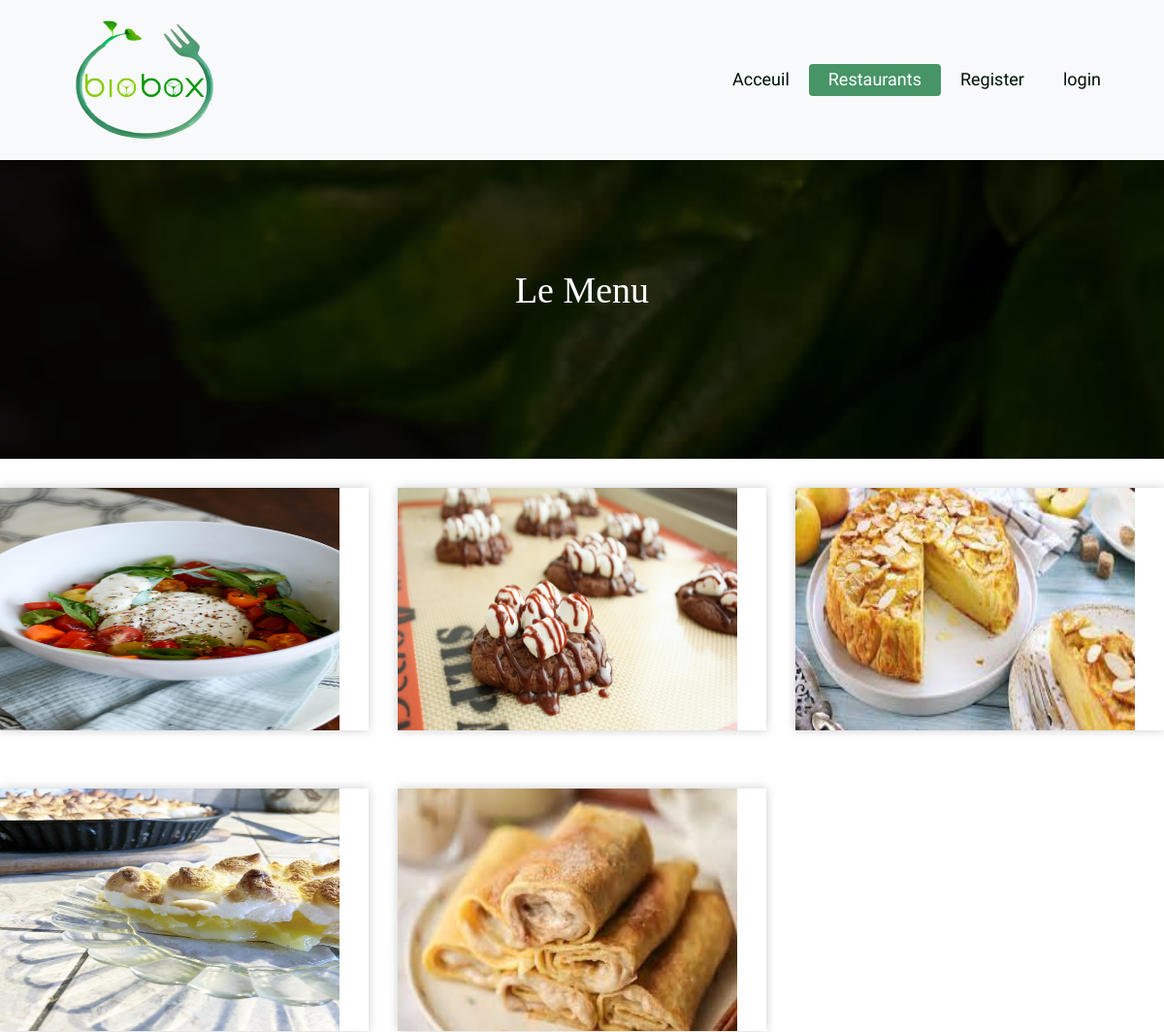
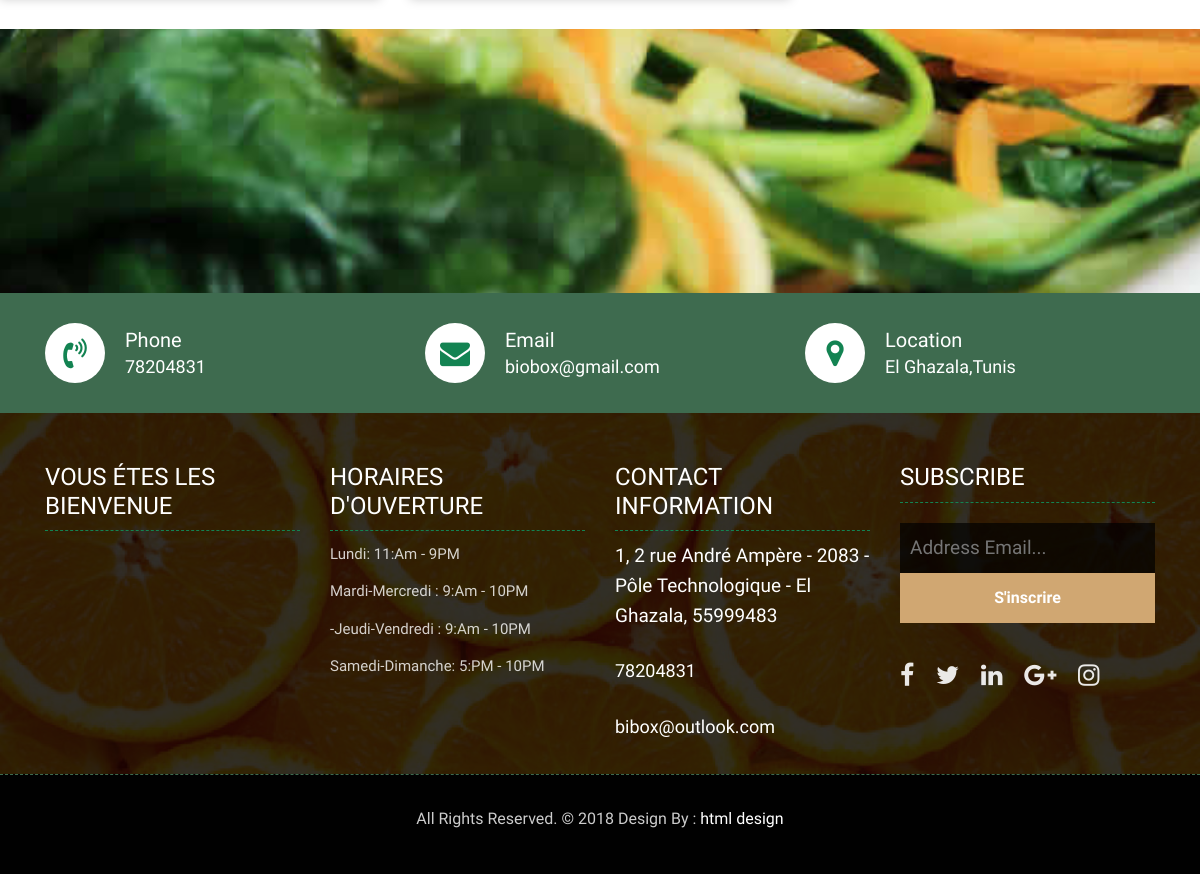
Page /biobox/Views/sucre.php on the committed database (2 pictures, top to bottom).
### tables this page shows
CREATE TABLE IF NOT EXISTS `produit` (
  `id_produit` int(11) NOT NULL AUTO_INCREMENT,
  `nom_produit` varchar(50) NOT NULL,
  `desc_produit` varchar(500) NOT NULL,
  `prix_produit` float NOT NULL,
  `img` varchar(500) NOT NULL,
  `type` varchar(20) NOT NULL,
  PRIMARY KEY (`id_produit`)
);

### biobox/Controller/ProduitP.php (called while the page is built, shortened)
<?php
class ProduitP
{
    public function listProduits()
    {
        $sql = "SELECT * FROM produit WHERE type='sucre'";
        $db = config::getConnexion();
        try {
            $liste = $db->query($sql);
            return $liste;
        } catch (Exception $e) {
            die('Error:' . $e->getMessage());
        }
    }
}

### biobox/Views/sucre.php (the view, shortened to what this page needs)
<?php
    include '../controller/produitP.php';
	$produitP = new produitP();
	$listproduit = $produitP->listproduits();
	?>
<!DOCTYPE html>
<html lang="fr">
<head>
    <link rel="stylesheet" href="css/bootstrap.min.css">
    <link rel="stylesheet" href="css/style.css">
    <link rel="stylesheet" href="css/responsive.css">
    <link rel="stylesheet" href="css/custom.css">
</head>
<body>
	<header class="top-navbar">
		<nav class="navbar navbar-expand-lg navbar-light bg-light">
			<div class="container">
				<a class="navbar-brand" href="index.php">
					<img src="images/logo.png" alt="" />
				</a>
				<div class="collapse navbar-collapse" id="navbars-rs-food">
					<ul class="navbar-nav ml-auto">
						<li class="nav-item"><a class="nav-link" href="index.php">Acceuil</a></li>
						<li class="nav-item active"><a class="nav-link" href="categorie.php">Restaurants</a></li>
						<?php
						if(isset($_SESSION["login"]) && $_SESSION["login"]){}
						else{
						?>
						<li class="nav-item"><a class="nav-link" href="register.php">Register</a></li>
						<?php
						}
						?>
						<?php
						if(isset($_SESSION["login"]) && $_SESSION["login"]){
						?>
						<li class="nav-item"><a class="nav-link" href="logout.php">logout</a></li>
						<?php
						}
						else{
						?>
						<li class="nav-item"><a class="nav-link" href="login.php">login</a></li>
						<?php
						}
						?>
					</ul>
				</div>
			</div>
		</nav>
					</header>
	<div class="all-page-title page-breadcrumb">
		<div class="container text-center">
			<div class="row">
				<div class="col-lg-12">
					<br><h1> Le Menu </h1>
				</div>
			</div>
		</div>
	</div>
			<div class="row special-list">
			<?php foreach ($listproduit as $key)  { ?>
				<form method="post" action="menu.php?action=add&id=<?php echo $key["id_produit"]; ?>">
				<div class="col-lg-4 col-md-6 special-grid healthy box">
					<div class="gallery-single fix">
					<img src="<?php echo $key['img']; ?>" width="350" height="250" alt="image" />
			</form>
			</div>
				<?php
			}
				?>
	<div class="qt-box qt-background">
		<div class="container">
			<div class="row">
				<div class="col-md-8 ml-auto mr-auto text-left">
					<p class="lead ">
					</p>
				</div>
			</div>
		</div>
	</div>
	<div class="contact-imfo-box">
		<div class="container">
			<div class="row">
				<div class="col-md-4">
					<i class="fa fa-volume-control-phone"></i>
					<div class="overflow-hidden">
						<h4>Phone</h4>
						<p class="lead">
							78204831
						</p>
					</div>
				</div>
				<div class="col-md-4">
					<i class="fa fa-envelope"></i>
					<div class="overflow-hidden">
						<h4>Email</h4>
						<p class="lead">
							biobox@gmail.com
						</p>
					</div>
				</div>
				<div class="col-md-4">
					<i class="fa fa-map-marker"></i>
					<div class="overflow-hidden">
						<h4>Location</h4>
						<p class="lead">
							El Ghazala,Tunis
						</p>
					</div>
				</div>
			</div>
		</div>
	</div>
	<footer class="footer-area bg-f">
		<div class="container">
			<div class="row">
				<div class="col-lg-3 col-md-6">
					<h3>Vous étes les bienvenue </h3>
				</div>
				<div class="col-lg-3 col-md-6">
					<h3>Horaires d'ouverture</h3>
					<p><span class="text-color">Lundi: </span>11:Am - 9PM</p>
					<p><span class="text-color">Mardi-Mercredi :</span> 9:Am - 10PM</p>
					<p><span class="text-color">-Jeudi-Vendredi :</span> 9:Am - 10PM</p>
					<p><span class="text-color">Samedi-Dimanche:</span> 5:PM - 10PM</p>
				</div>
				<div class="col-lg-3 col-md-6">
					<h3>Contact information</h3>
					<p class="lead"> 1, 2 rue André Ampère - 2083 - Pôle Technologique - El Ghazala, 55999483</p>
					<p class="lead"><a href="#">78204831</a></p>
					<p><a href="#"> bibox@outlook.com</a></p>
				</div>
				<div class="col-lg-3 col-md-6">
					<h3>Subscribe</h3>
					<div class="subscribe_form">
						<form class="subscribe_form">
							<input name="EMAIL" id="subs-email" class="form_input" placeholder="Address Email..." type="email">
							<button type="submit" class="submit">S'inscrire</button>
						</form>
					</div>
					<ul class="list-inline f-social">
						<li class="list-inline-item"><a href="#"><i class="fa fa-facebook" aria-hidden="true"></i></a></li>
						<li class="list-inline-item"><a href="#"><i class="fa fa-twitter" aria-hidden="true"></i></a></li>
						<li class="list-inline-item"><a href="#"><i class="fa fa-linkedin" aria-hidden="true"></i></a></li>
						<li class="list-inline-item"><a href="#"><i class="fa fa-google-plus" aria-hidden="true"></i></a></li>
						<li class="list-inline-item"><a href="#"><i class="fa fa-instagram" aria-hidden="true"></i></a></li>
					</ul>
				</div>
			</div>
		</div>
		<div class="copyright">
			<div class="container">
				<div class="row">
					<div class="col-lg-12">
						<p class="company-name">All Rights Reserved. &copy; 2018 <a href="#"><Bio-Box></Bio-Box></a> Design By :
					<a href="https://html.design/">html design</a></p>
					</div>
				</div>
			</div>
		</div>
	</footer>
</body>

### rows in the picture
produit: shows a picture
produit: shows a picture
produit: shows a picture
produit: shows a picture
produit: shows a picture
